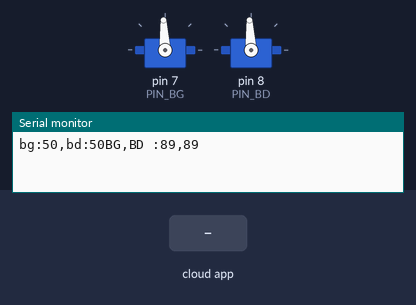
A sketch run on a simulated Arduino Uno, built with avr-gcc and run on an emulated ATmega328P. Shown: 2 × servo, the last lines printed to the serial monitor. Inputs (shaded band) come from the test bench. The RemoteXY app is connected.

Above: at 1.2 s.
1.3 s: the phone or cloud app sets bras_gauche to 0
At 1.8 s:
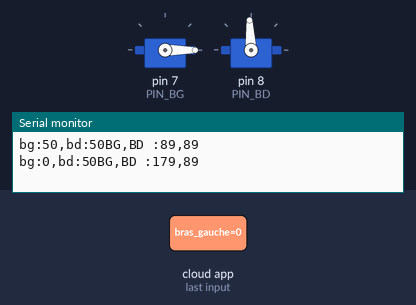
2.8 s: the phone or cloud app sets bras_droit to 0
At 4.0 s:
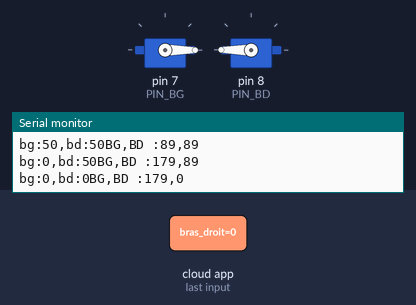
4.3 s: the phone or cloud app sets bras_gauche to 25
At 5.3 s:
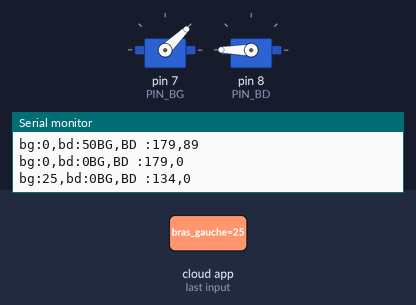
5.8 s: the phone or cloud app sets bras_droit to 25
At 6.4 s:
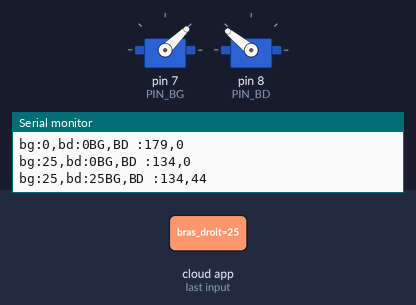
7.3 s: the phone or cloud app sets bras_gauche to 50
At 7.6 s:
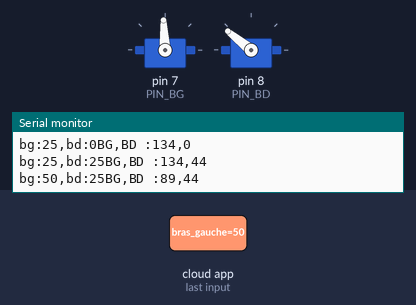
8.8 s: the phone or cloud app sets bras_droit to 100
At 9.9 s:
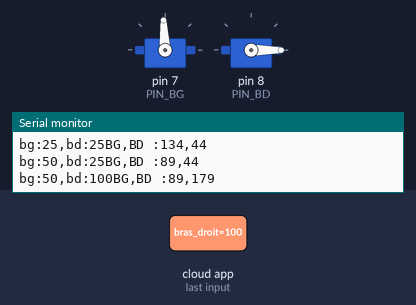
Timing chart, 0 to 11.3 s (numbered marks = the images above; inputs shaded):
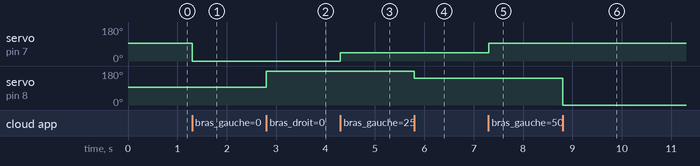

The sketch:

robotXY1.ino
```cpp
#include <Servo.h>


//////////////////////////////////////////////
//        RemoteXY include library          //
//////////////////////////////////////////////

// RemoteXY select connection mode and include library
// RemoteXY select connection mode and include library
//#define REMOTEXY_MODE__SOFTSERIAL
#define REMOTEXY_MODE__SERIAL
#include <SoftwareSerial.h>

#include <RemoteXY.h>

// RemoteXY connection settings
#define REMOTEXY_SERIAL Serial
#define REMOTEXY_SERIAL_SPEED 9600
/*
#define REMOTEXY_SERIAL_RX 2
#define REMOTEXY_SERIAL_TX 3
#define REMOTEXY_SERIAL_SPEED 9600
*/

// RemoteXY configurate
#pragma pack(push, 1)
uint8_t RemoteXY_CONF[] =
  { 255,5,0,0,0,42,0,6,10,0,
  1,0,26,28,12,12,1,88,0,4,
  0,4,2,10,57,2,4,0,86,2,
  10,57,2,4,160,21,7,58,10,1,
  1,0,62,28,12,12,1,88,0 };

// this structure defines all the variables of your control interface
struct {

    // input variable
  uint8_t oeil_gauche; // =1 if button pressed, else =0
  int8_t bras_gauche; // =0..100 slider position
  int8_t bras_droit; // =0..100 slider position
  int8_t tete; // =-100..100 slider position
   uint8_t oeil_droit; // =1 if button pressed, else =0


    // other variable
  uint8_t connect_flag;  // =1 if wire connected, else =0

} RemoteXY;
#pragma pack(pop)

#define PIN_OD 5 //oeil droit
#define PIN_OG 4 //oeil gauche

double check_attach;
int ordre_bouge = 1;

//declaration tete
//#define PIN_TETE 10
#define PIN_BG 7
#define PIN_BD 8

Servo brasGauche;
Servo brasDroit;


int valBD;
int valBG;


int positionBG; //bras gauche
int positionBD; //bras droit

int old_positionBG = 0; //bras gauche
int old_positionBD = 0; //bras droit


void setup() {
  // put your setup code here, to run once:

  RemoteXY_Init ();

  brasGauche.attach(PIN_BG);
    RemoteXY.bras_gauche = 50;

  brasDroit.attach(PIN_BD);
  RemoteXY.bras_droit = 50;
  Serial.begin(9600);


}

void loop() {
  // put your main code here, to run repeatedly:
RemoteXY_Handler ();

    //digitalWrite(PIN_OD, (RemoteXY.oeil_droit==0)?LOW:HIGH);
  //digitalWrite(PIN_OG, (RemoteXY.oeil_gauche==0)?LOW:HIGH);

  positionBG = map(RemoteXY.bras_gauche, 100, 0, 0, 179);


  positionBD = map(RemoteXY.bras_droit, 0, 100, 0, 179);
  if (positionBD != old_positionBD) ordre_bouge = 1;
  if (positionBG != old_positionBG) ordre_bouge = 1;

 if (ordre_bouge == 1) {
    old_positionBG = positionBG;
    old_positionBD = positionBD;
    bouge();
}
}

void bouge() {
  //brasGauche.attach(PIN_BG);
  //tete.attach(PIN_TETE);
  //brasDroit.attach(9);
  //brasGauche.write(positionBG);
  //brasDroit.write(positionBD);
  int bg = RemoteXY.bras_gauche;
  int bd = RemoteXY.bras_droit;
  if (bg >= 48 && bg <= 52) {
    bg=50;
  }
  if (bd >= 48 && bd <= 52) {
    bd=50;
  }
  Serial.print("bg:");
  Serial.print(bg);
  Serial.print(",bd:");
  Serial.print(bd);
  brasGauche.writeMicroseconds(bg*20+500);
  brasDroit.writeMicroseconds(2500-bd*20);
  ordre_bouge = 0;
   affiche();
}

void affiche() {
  Serial.print("BG,BD :");
  Serial.print(positionBG);
  Serial.print(",");
  Serial.println(positionBD);
}
```

Measured:
- after the input at 1.3 s, servo on pin 7 (PIN_BG): 93° → 0° at once
- after the input at 2.8 s, servo on pin 8 (PIN_BD): 93° → 180° at once
- after the input at 4.3 s, servo on pin 7 (PIN_BG): 0° → 44° at once
- after the input at 5.8 s, servo on pin 8 (PIN_BD): 180° → 141° at once
- after the input at 7.3 s, servo on pin 7 (PIN_BG): 44° → 93° at once
- after the input at 8.8 s, servo on pin 8 (PIN_BD): 141° → 0° at once
